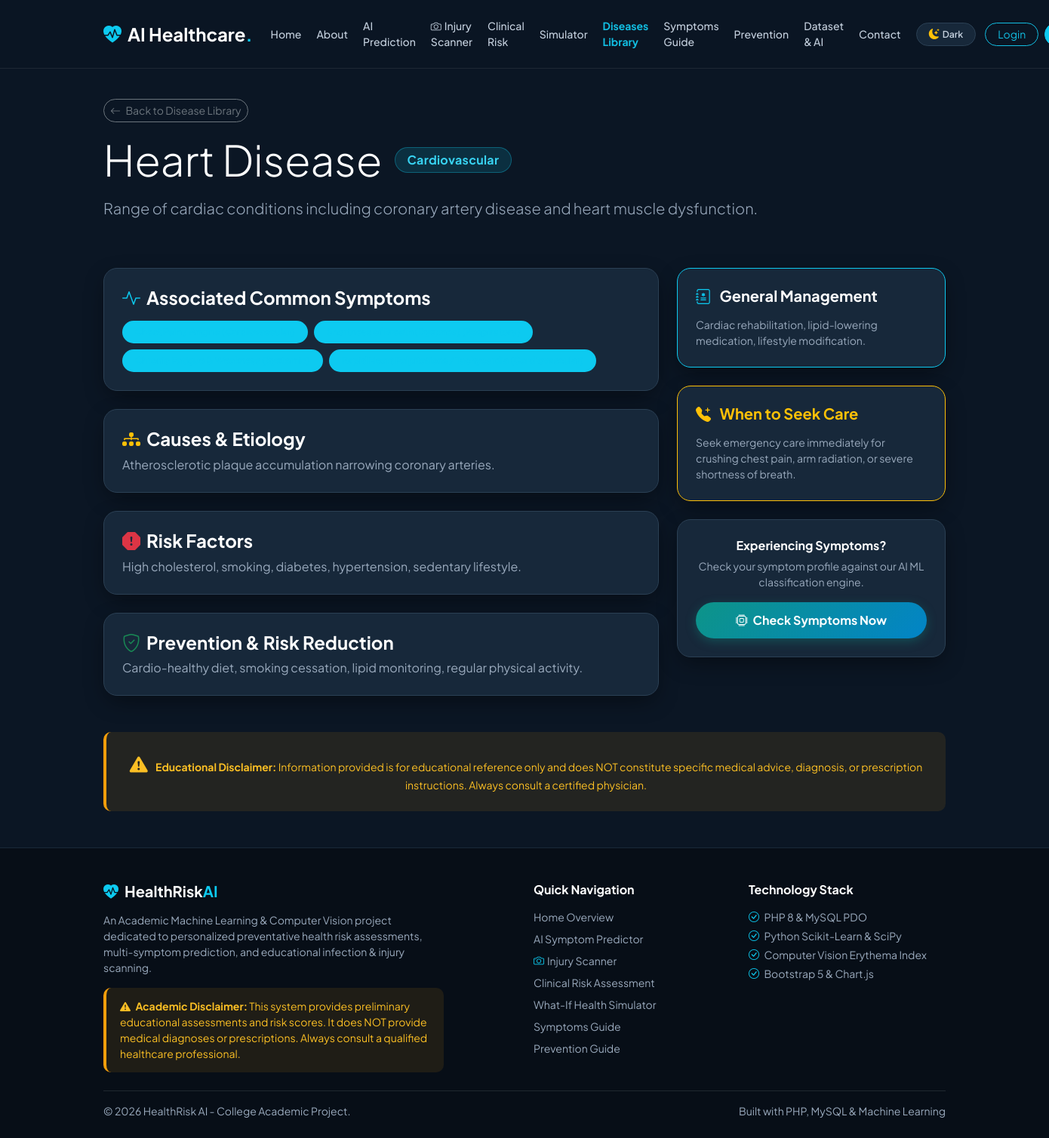
/disease_detail.php?id=3, run on the app's committed database.
### tables this page shows
CREATE TABLE `diseases` (
  `id` INT AUTO_INCREMENT PRIMARY KEY,
  `name` VARCHAR(100) NOT NULL UNIQUE,
  `category` VARCHAR(100) NOT NULL,
  `short_description` TEXT NOT NULL,
  `causes` TEXT NOT NULL,
  `risk_factors` TEXT NOT NULL,
  `prevention` TEXT NOT NULL,
  `management` TEXT NOT NULL,
  `when_to_seek_care` TEXT NOT NULL,
  INDEX `idx_diseases_category` (`category`),
  INDEX `idx_diseases_name` (`name`)
);

### includes/functions.php (called while the page is built, shortened)
<?php
function sanitize($data) {
    return htmlspecialchars(trim($data), ENT_QUOTES, 'UTF-8');
}

### disease_detail.php (the view, shortened to what this page needs)
<?php
require_once __DIR__ . '/includes/header.php';
require_once __DIR__ . '/includes/functions.php';
$pdo = get_db_connection();
$id = isset($_GET['id']) ? intval($_GET['id']) : 0;
$name = isset($_GET['name']) ? trim($_GET['name']) : '';
$disease = null;
$symptoms = [];
if ($pdo) {
    try {
        if ($id > 0) {
            $stmt = $pdo->prepare("SELECT * FROM diseases WHERE id = ?");
            $stmt->execute([$id]);
            $disease = $stmt->fetch();
        } elseif ($name !== '') {
            $stmt = $pdo->prepare("SELECT * FROM diseases WHERE name LIKE ?");
            $stmt->execute(['%' . $name . '%']);
            $disease = $stmt->fetch();
        }
        if ($disease) {
            $sym_stmt = $pdo->prepare("
                SELECT s.* FROM symptoms s
                JOIN disease_symptoms ds ON s.id = ds.symptom_id
                WHERE ds.disease_id = ?
            ");
            $sym_stmt->execute([$disease['id']]);
            $symptoms = $sym_stmt->fetchAll();
        }
    } catch (PDOException $e) {
        $disease = null;
    }
}
?>
<div class="row py-3">
    <div class="col-lg-12">
        <a href="diseases.php" class="btn btn-outline-secondary btn-sm rounded-pill mb-3">
            <i class="bi bi-arrow-left me-1"></i> Back to Disease Library
        </a>
        <div class="d-flex align-items-center gap-3">
            <h1 class="display-4 fw-extrabold mb-0"><?= sanitize($disease['name']) ?></h1>
            <span class="badge hero-badge px-3 py-2 rounded-pill fw-bold fs-6"><?= sanitize($disease['category']) ?></span>
        </div>
        <p class="lead text-muted mt-3"><?= sanitize($disease['short_description']) ?></p>
    </div>
</div>
<div class="row g-4 my-2">
    <div class="col-lg-8">
        <div class="card-custom p-4 mb-4">
            <h4 class="fw-bold mb-3 d-flex align-items-center">
                <i class="bi bi-activity text-info me-2"></i> Associated Common Symptoms
            </h4>
            <div class="d-flex flex-wrap gap-2">
                <?php if (!empty($symptoms)): ?>
                    <?php foreach ($symptoms as $s): ?>
                        <span class="badge bg-info bg-opacity-20 text-info border border-info border-opacity-25 px-3 py-2 rounded-pill">
                        </span>
                    <?php endforeach; ?>
                <?php else: ?>
                    <span class="text-muted small">Standard clinical symptom constellation.</span>
                <?php endif; ?>
            </div>
        </div>
        <div class="card-custom p-4 mb-4">
            <h4 class="fw-bold mb-2 d-flex align-items-center">
                <i class="bi bi-diagram-3-fill text-warning me-2"></i> Causes & Etiology
            </h4>
            <p class="text-muted mb-0"><?= sanitize($disease['causes']) ?></p>
        </div>
        <div class="card-custom p-4 mb-4">
            <h4 class="fw-bold mb-2 d-flex align-items-center">
                <i class="bi bi-exclamation-octagon-fill text-danger me-2"></i> Risk Factors
            </h4>
            <p class="text-muted mb-0"><?= sanitize($disease['risk_factors']) ?></p>
        </div>
        <div class="card-custom p-4 mb-4">
            <h4 class="fw-bold mb-2 d-flex align-items-center">
                <i class="bi bi-shield-check text-success me-2"></i> Prevention & Risk Reduction
            </h4>
            <p class="text-muted mb-0"><?= sanitize($disease['prevention']) ?></p>
        </div>
    </div>
    <div class="col-lg-4">
        <div class="card-custom p-4 mb-4 border-info">
            <h5 class="fw-bold mb-3"><i class="bi bi-journal-medical text-info me-2"></i> General Management</h5>
            <p class="small text-muted mb-0"><?= sanitize($disease['management']) ?></p>
        </div>
        <div class="card-custom p-4 mb-4 border-warning">
            <h5 class="fw-bold text-warning mb-3"><i class="bi bi-telephone-plus-fill me-2"></i> When to Seek Care</h5>
            <p class="small text-muted mb-0"><?= sanitize($disease['when_to_seek_care']) ?></p>
        </div>
        <div class="card-custom p-4 text-center">
            <h6 class="fw-bold mb-2">Experiencing Symptoms?</h6>
            <p class="small text-muted mb-3">Check your symptom profile against our AI ML classification engine.</p>
            <a href="prediction.php" class="btn btn-primary-custom w-100 rounded-pill"><i class="bi bi-cpu me-1"></i> Check Symptoms Now</a>
        </div>
    </div>
</div>
<div class="disclaimer-banner my-4 p-4 text-center">
    <i class="bi bi-exclamation-triangle-fill fs-4 me-2"></i>
    <strong>Educational Disclaimer:</strong> Information provided is for educational reference only and does NOT constitute specific medical advice, diagnosis, or prescription instructions. Always consult a certified physician.
</div>
<?php
require_once __DIR__ . '/includes/footer.php';
?>

### assets/css/style.css (style rules this page uses)
:root, [data-theme="dark"], [data-bs-theme="dark"] { --accent-primary: #12bfe3; --accent-primary-hover: #0aa6c5; --accent-secondary: #0d9488; --accent-secondary-hover: #0f766e; --accent-teal: #0d9488; --accent-teal-hover: #0f766e; --accent-cyan: #12bfe3; --accent-cyan-hover: #0aa6c5; --accent-blue: #0284c7; --accent-amber: #f59e0b; --accent-rose: #f43f5e; --accent-green: #10b981; --color-danger: #ef4444; --color-warning: #f59e0b; --color-success: #10b981; --color-info: #12bfe3; --accent: #12bfe3; --accent-dark: #0aa6c5; --button-text: #ffffff; --bg-primary: #0b1624; --bg-secondary: #111f30; --bg-card: #17283a; --bg-card-hover: #1c2e42; --bg-card-subtle: #0f1c2b; --bg-input: #0f1c2b; --text-input: #ffffff; --bg-body: #0b1624; --bg-main: #0b1624; --bg-surface: #111f30; --card-bg: #17283a; --card-border: #2b4054; --border-color: #2b4054; --border-subtle: rgba(255, 255, 255, 0.08); --border-card: #2b4054; --border-input: #334a60; --border-focus: #12bfe3; --text-primary: #ffffff; --text-heading: #ffffff; --text-secondary: #c3cfdd; --text-main: #c3cfdd; --text-muted: #9aaabd; --navbar-bg: rgba(11, 22, 36, 0.94); --navbar-text: #c3cfdd; --footer-bg: #070e17; --footer-heading: #ffffff; --footer-text: #9aaabd; --footer-border: #1a2938; --hero-bg: linear-gradient(135deg, #0b1624 0%, #17283a 55%, #0f3545 100%); --hero-gradient: linear-gradient(135deg, #0b1624 0%, #17283a 55%, #0f3545 100%); --hero-heading: #ffffff; --hero-text: #c3cfdd; --hero-badge-bg: rgba(18, 191, 227, 0.15); --hero-badge-text: #38d3f2; --hero-badge-border: rgba(18, 191, 227, 0.35); --hero-btn-sec-color: #ffffff; --hero-btn-sec-border: rgba(255, 255, 255, 0.35); --hero-btn-sec-hover: rgba(255, 255, 255, 0.12); --shadow: rgba(0, 0, 0, 0.3); --shadow-sm: 0 2px 8px rgba(0, 0, 0, 0.3); --shadow-md: 0 6px 20px rgba(0, 0, 0, 0.4); --shadow-lg: 0 12px 36px rgba(0, 0, 0, 0.55); --shadow-card: 0 10px 30px -5px rgba(0, 0, 0, 0.45); --shadow-elevated: 0 20px 40px -10px rgba(0, 0, 0, 0.6); --tile-bg-unselected: #111f30; --tile-border-unselected: #1f3347; --tile-text-unselected: #9aaabd; --tile-hover-bg: #17283a; --tile-hover-border: #334a60; --tile-bg-selected: linear-gradient(135deg, #0f4c5c 0%, #0c3852 100%); --tile-border-selected: #12bfe3; --tile-text-selected: #ffffff; --tile-shadow-selected: 0 8px 24px -4px rgba(18, 191, 227, 0.4), inset 0 1px 0 rgba(255, 255, 255, 0.35); --tile-indicator-bg: #12bfe3; --tile-indicator-color: #0b1624; }
body { font-family: 'Plus Jakarta Sans', -apple-system, BlinkMacSystemFont, sans-serif; background-color: var(--bg-main); color: var(--text-main); display: flex; flex-direction: column; min-height: 100vh; transition: background-color 0.25s ease, color 0.25s ease; }
h1, h2, h3, h4, h5, h6, .text-heading { color: var(--text-heading); transition: color 0.2s ease; }
.text-muted { color: var(--text-muted) !important; }
.card-custom { background: var(--bg-card); border: 1px solid var(--border-card); border-radius: 18px; box-shadow: var(--shadow-card); color: var(--text-main); transition: transform 0.25s ease, box-shadow 0.25s ease, background-color 0.25s ease, border-color 0.25s ease; }
.hero-badge { background: var(--hero-badge-bg) !important; color: var(--hero-badge-text) !important; border: 1px solid var(--hero-badge-border) !important; font-weight: 700; letter-spacing: 0.02em; }
.btn-primary-custom { background: linear-gradient(135deg, #0d9488 0%, #0284c7 100%); color: #ffffff !important; font-weight: 700; border-radius: 12px; border: none; padding: 12px 28px; box-shadow: 0 4px 14px rgba(13, 148, 136, 0.35); transition: all 0.25s ease; }
.disclaimer-banner { background: rgba(245, 158, 11, 0.08); border-left: 4px solid var(--accent-amber); color: #b45309; padding: 14px 18px; border-radius: 10px; font-size: 0.875rem; }
[data-theme="dark"] .disclaimer-banner { background: rgba(245, 158, 11, 0.1); color: #fbbf24; }

### data on the page
diseases: name "Heart Disease", category "Cardiovascular", short_description "Range of cardiac conditions including coronary artery disease and heart muscle dysfunction.", causes "Atherosclerotic plaque accumulation narrowing coronary arteries.", risk_factors "High cholesterol, smoking, diabetes, hypertension, sedentary lifestyle.", prevention "Cardio-healthy diet, smoking cessation, lipid monitoring, regular physical activity.", management "Cardiac rehabilitation, lipid-lowering medication, lifestyle modification.", when_to_seek_care "Seek emergency care immediately for crushing chest pain, arm radiation, or severe shortness of breath."
